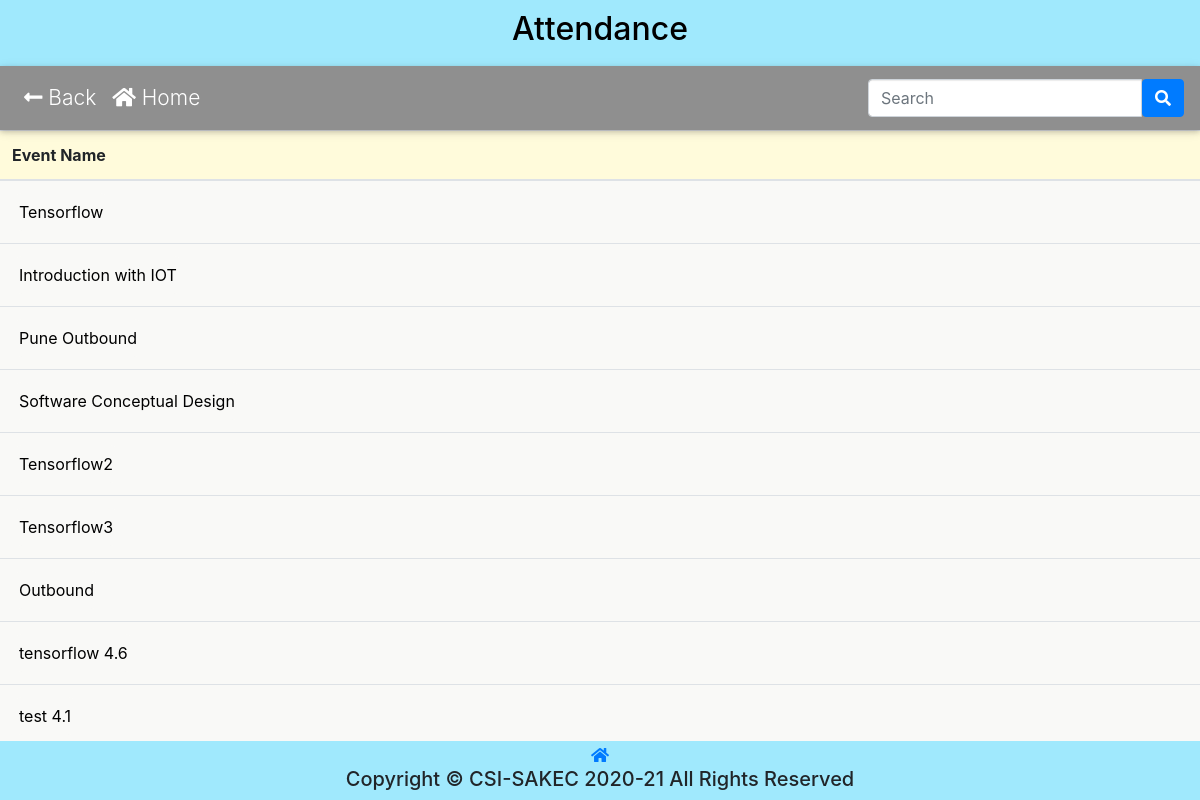
Before: /attendance.php (signed in) with the older database file.
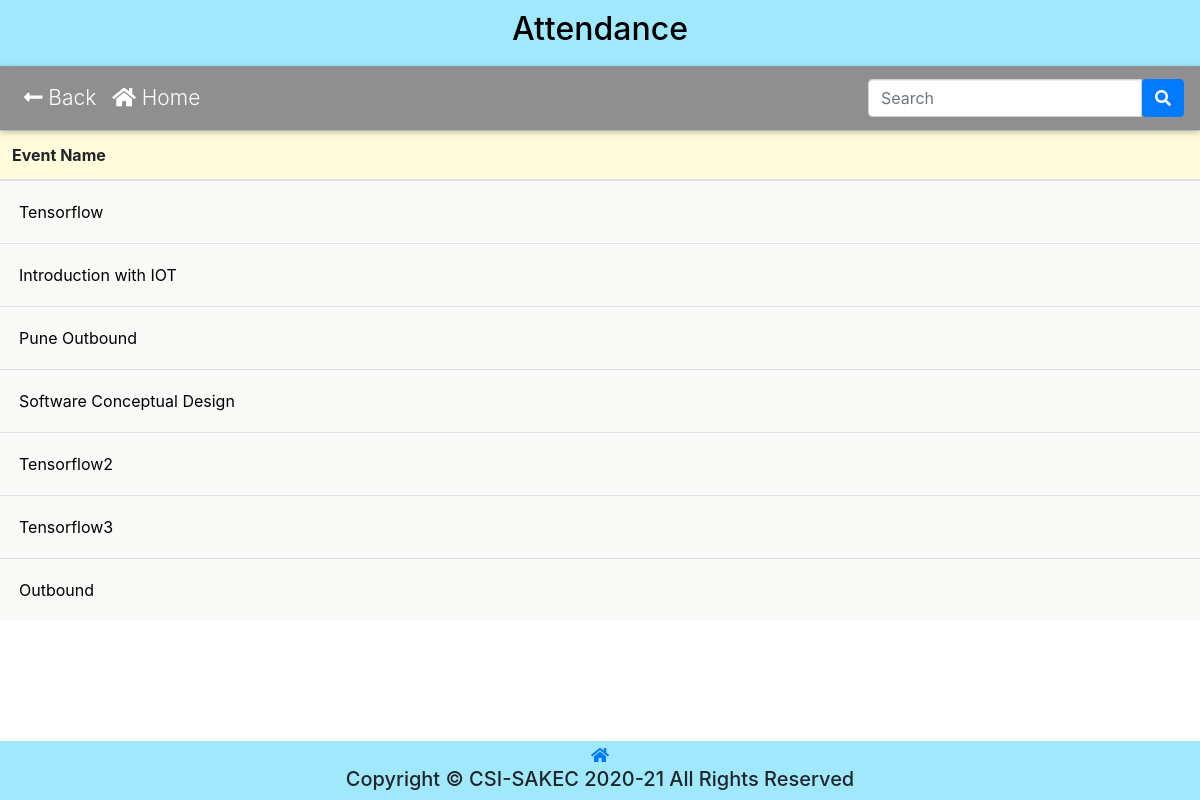
After: the same page with the newer database file.
### tables this page shows
CREATE TABLE `event` (
  `id` int(11) NOT NULL,
  `title` varchar(225) NOT NULL,
  `subtitle` varchar(255) NOT NULL,
  `banner` varchar(256) NOT NULL,
  `e_from_date` date NOT NULL,
  `e_to_date` date NOT NULL,
  `e_from_time` time NOT NULL,
  `e_to_time` time NOT NULL,
  `e_description` text NOT NULL,
  `fee_m` int(5) NOT NULL,
  `fee` int(5) NOT NULL,
  `live` tinyint(1) NOT NULL,
  `feedback` tinyint(4) NOT NULL,
  `selfie` tinyint(4) NOT NULL
);

### attendance.php (the view, shortened to what this page needs)
<!DOCTYPE html>
<html lang="en">
<head>
    <link rel="stylesheet" href="css/attendance.css?v=<?php echo time(); ?>">
    <link rel="stylesheet" href="https://cdn.jsdelivr.net/npm/bootstrap@4.5.3/dist/css/bootstrap.min.css">
    <link href="https://cdnjs.cloudflare.com/ajax/libs/font-awesome/5.15.1/css/all.min.css" rel="stylesheet" />
    <?php
    $to_search = "";
    ?>
</head>
<body>
    <header>
        <h2 style="text-align: center;">Attendance</h2>
    </header>
    <nav class="navbar navbar-expand-lg navbar-dark default-color sticky-top">
		<div class="collapse navbar-collapse" id="navbarSupportedContent-333">
			<ul class="navbar-nav mr-auto">
                <li class="nav-item">
					<a class="nav-link" href="eventmanagement.php"><i class="fas fa-long-arrow-alt-left"></i>  Back</a>
				</li>
				<li class="nav-item">
					<a class="nav-link" href="index.php"><i class="fas fa-home"></i>  Home</a>
			</ul>
			<ul class="navbar-nav ml-auto nav-flex-icons">
                <form action="<?php echo htmlspecialchars($_SERVER["PHP_SELF"]); ?>" method="POST">
                    <div class="input-group">
                        <input type="search" id="form1" name="search" placeholder="Search" class="form-control" autocomplete="off"/>
                        <button id="search-button" type="submit" class="btn btn-primary">
                            <i class="fas fa-search"></i>
                        </button>
                    </div>
                </form>
			</ul>
		</div>
	</nav>
    <table class="table" id="myTable">
        <thead class="table-head">
            <tr>
                <th scope="col">Event Name</th>
            </tr>
        </thead>
        <tbody>
            <div class="table-content" style="font-size: large;">
                <?php
                require_once "config.php";
                if (isset($_SESSION['email'])) {
                    if ($_SESSION['role'] === 'admin') {
                        $sql = "SELECT * FROM `event` WHERE LOWER(`title`) LIKE '%$to_search%' ";
                        $query = mysqli_query($conn, $sql);
                        if (mysqli_num_rows($query) > 0) {
                            while ($row = mysqli_fetch_assoc($query)) {
                ?>
                                <tr>
                                    <td>
                                        <form action="edit_attendance.php" method="GET">
                                            <button type="submit" class="textbutton"><?php echo $row['title']; ?></button>
                                        </form>
                                    </td>
                                </tr>
                <?php
                            }
                        } else {
                            echo "<td>No Record Found</td>";
                        }
                    } else {
                        echo "<td>You need excess to see.</td>";
                    }
                } else {
                    echo "<td>You have not logged in.</td>";
                }
                ?>
            </div>
        </tbody>
    </table>
    <div class="footer">
        <div class="spacer" style="height:2px;"></div>
        <a href="index.php"><i class="fas fa-home"></i></a>
        <h5>Copyright &copy; CSI-SAKEC 2020-21 All Rights Reserved</h5>
    </div>
</body>
</html>

Changed rows visible on the page:
removed event: title "tensorflow 4.6"
removed event: title "test 4.1"
